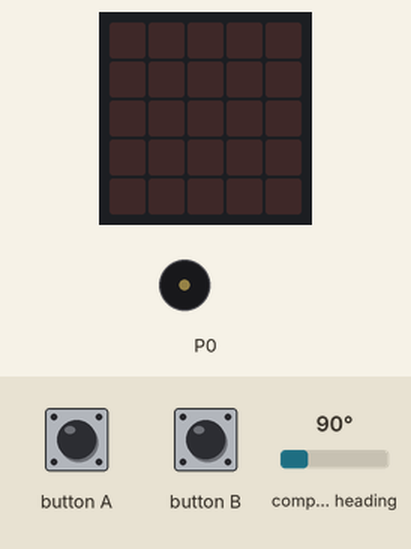
Recording of a program running on a simulated BBC micro:bit (MakeCode). On the bench: the board's 5×5 LED display, buzzer (waves = sounding). Inputs (shaded band) come from the test bench; at power-on: compass heading 90°. The compass is already calibrated.

Above: at 1.2 s.
1.3 s: button A pressed for 0.15 s
At 1.8 s:
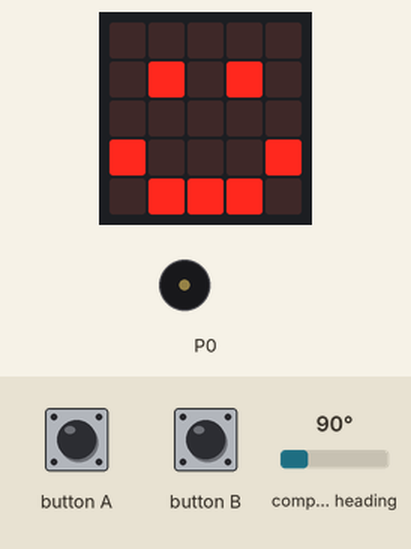
At 2.4 s:
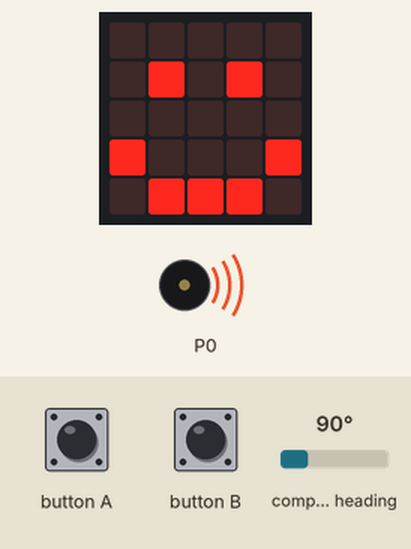
4.3 s: button B pressed for 0.15 s
At 5.9 s:
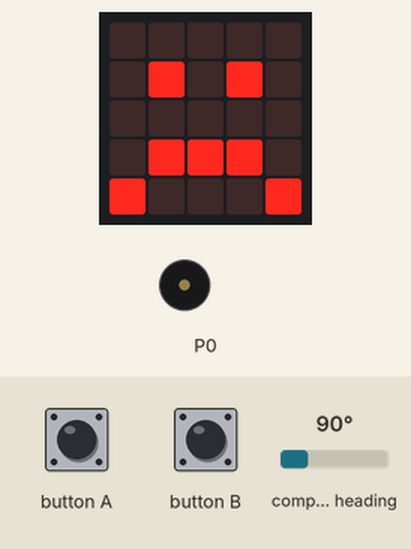
Timing chart, 0 to 7.4 s (numbered marks = the images above; inputs shaded):
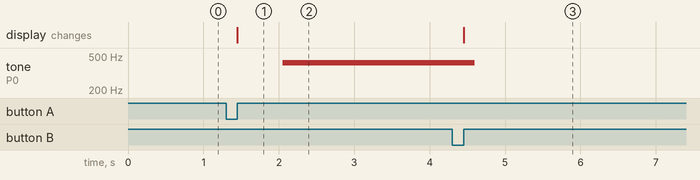

Measured:
- after the input at 1.3 s, tone on P0: silent → 415 Hz after 0.75 s; the display: changes after 0.15 s (image 1)
- after the input at 4.3 s, tone on P0: 415 Hz → silent after 0.30 s; the display: changes after 0.15 s (image 3)

The program:

main.ts
```typescript
input.onButtonPressed(Button.A, function () {
    Solo = 1
    basic.showIcon(IconNames.Happy)
    while (Solo == 1) {
        if (Tone == 1) {
            music.playTone(277, music.beat(BeatFraction.Half))
        } else if (Tone == 2) {
            music.playTone(330, music.beat(BeatFraction.Half))
        } else if (Tone == 3) {
            music.playTone(370, music.beat(BeatFraction.Half))
        } else if (Tone == 4) {
            music.playTone(415, music.beat(BeatFraction.Half))
        } else if (Tone == 5) {
            music.playTone(494, music.beat(BeatFraction.Half))
        } else if (Tone == 6) {
            music.playTone(554, music.beat(BeatFraction.Half))
        } else if (Tone == 7) {
            music.playTone(330, music.beat(BeatFraction.Half))
        } else if (Tone == 8) {
            music.playTone(370, music.beat(BeatFraction.Half))
        } else if (Tone == 9) {
            music.playTone(415, music.beat(BeatFraction.Half))
        } else if (Tone == 10) {
            music.playTone(494, music.beat(BeatFraction.Half))
        } else if (Tone == 11) {
            music.playTone(554, music.beat(BeatFraction.Half))
        }
    }
})
input.onButtonPressed(Button.B, function () {
    Solo = 0
    basic.showIcon(IconNames.Sad)
})
let Tone = 0
let Solo = 0
Solo = 0
music.setVolume(60)
basic.forever(function () {
    Tone = Math.round(Math.map(input.compassHeading(), 0, 360, 1, 11))
})
```

test.ts
```typescript
// testene settes inn her; disse vil ikke kompilert så lenge denne pakken blir brukt som en utvidelse.
```
